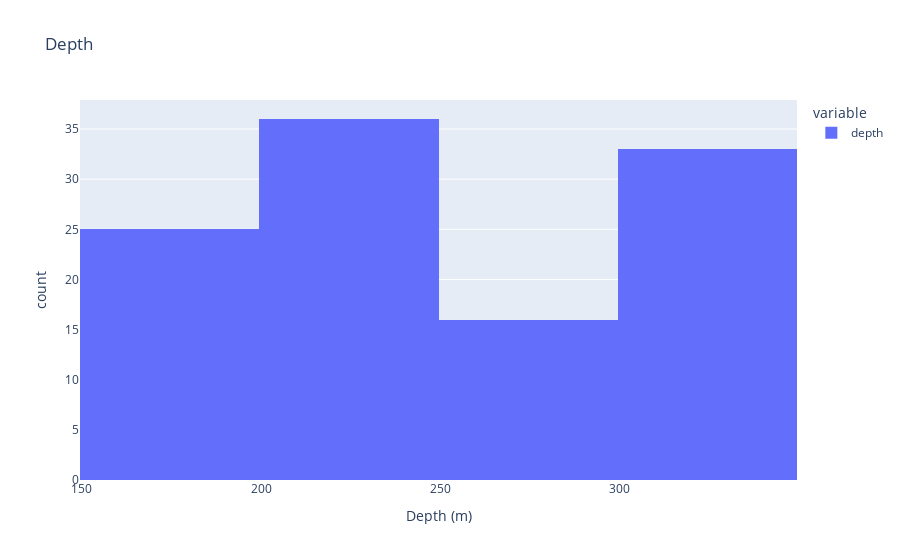

Write notebook code for a chart like this one.
### Code cell
data["depth"].astype(float).plot.hist(title="Depth", labels=dict(value="Depth (m)"))

### Figure 1 — Plotly figure (JSON) as saved in the notebook; plotly's stock layout.template omitted (floating-point values rounded to 4 significant figures)
{"data": [{"alignmentgroup": "True", "bingroup": "x", "hovertemplate": "variable=depth<br>Depth (m)=%{x}<br>count=%{y}<extra></extra>", "legendgroup": "depth", "marker": {"color": "#636efa", "pattern": {"shape": ""}}, "name": "depth", "offsetgroup": "depth", "orientation": "v", "showlegend": true, "type": "histogram", "x": [150, 150, 150, 150, 150, 150, 150, 150, 150, 150, 150, 150, 150, 150, 150, 150, 150, 200, 200, 200, 200, 150, 150, 150, 150, 150, 200, 250, 200, 200, 200, 200, 200, 200, 200, 200, 200, 200, 200, 200, 200, 200, 200, 200, 200, 200, 150, 200, 200, 200, 200, 200, 200, 200, 200, 300, 150, 250, 200, 200, 200, 200, 250, 300, 150, 200, 300, 300, 300, 300, 250, 250, 300, 250, 300, 300, 300, 300, 300, 300, 300, 300, 300, 250, 300, 300, 300, 250, 300, 300, 250, 300, 300, 250, 300, 250, 300, 300, 250, 300, 300, 300, 300, 300, 250, 250, 250, 250, 300, 300], "xaxis": "x", "yaxis": "y"}], "layout": {"barmode": "relative", "legend": {"title": {"text": "variable"}, "tracegroupgap": 0}, "title": {"text": "Depth"}, "xaxis": {"anchor": "y", "domain": [0, 1], "title": {"text": "Depth (m)"}}, "yaxis": {"anchor": "x", "domain": [0, 1], "title": {"text": "count"}}}}
